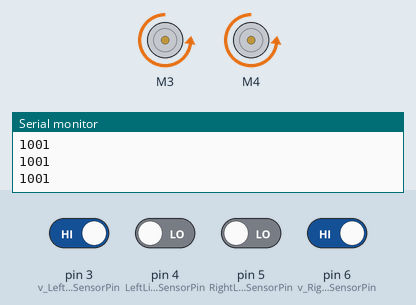
Recording of a sketch running on a simulated Arduino Uno, built with avr-gcc and run on an emulated ATmega328P. On the bench: 2 × DC motor (green arrow = forward, orange = backward, longer = faster), the last lines printed to the serial monitor. Inputs (shaded band) come from the test bench; at power-on: pin 3 (v_LeftLineSensorPin), pin 6 (v_RightLineSensorPin) HIGH, pin 4 (LeftLineSensorPin), pin 5 (RightLineSensorPin) LOW.

Above: at 3.2 s.
3.3 s: pin 3 (v_LeftLineSensorPin) driven LOW and pin 4 (LeftLineSensorPin) driven HIGH and pin 5 (RightLineSensorPin) driven HIGH and pin 6 (v_RightLineSensorPin) driven LOW
At 3.8 s:
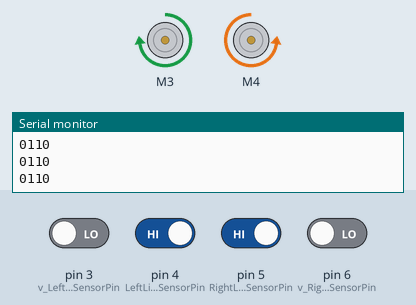
Timing chart, 0 to 6.3 s (numbered marks = the images above; inputs shaded):
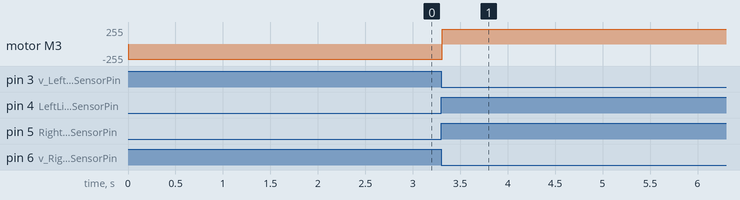

The sketch:

linetest_m110.ino
```cpp
#include <Adafruit_MotorShield.h>

Adafruit_MotorShield AFMS = Adafruit_MotorShield();
Adafruit_DCMotor *left = AFMS.getMotor(3);
Adafruit_DCMotor *right = AFMS.getMotor(4);

//linesensors pins
int v_LeftLineSensorPin = 3;
int LeftLineSensorPin = 4;
int RightLineSensorPin = 5;
int v_RightLineSensorPin = 6;

void setup() {
  // put your setup code here, to run once:
  Serial.begin(9600);

  //Pins for Line Sensors
  pinMode(v_LeftLineSensorPin,INPUT);
  pinMode(LeftLineSensorPin,INPUT);
  pinMode(RightLineSensorPin,INPUT);
  pinMode(v_RightLineSensorPin,INPUT);

  if (!AFMS.begin()) {         // create with the default frequency 1.6KHz
  // if (!AFMS.begin(1000)) {  // OR with a different frequency, say 1KHz
    Serial.println("Could not find Motor Shield. Check wiring.");
    while (1);
  }

  Serial.println("Motor Shield found.");

  //Setting speed for left and right motors
  left->setSpeed(225);
  left->run(RELEASE);

  right->setSpeed(225);
  right->run(RELEASE);

  left->run(BACKWARD);
  right->run(BACKWARD);
  delay(2000);


  Serial.println("Delay Over");
}

void loop() {
  // put your main code here, to run repeatedly:
  int junction_count = 0;
  int startFlag = 0;

  int v_leftVal = digitalRead(v_LeftLineSensorPin);
  Serial.print(v_leftVal);
  int leftVal  = digitalRead(LeftLineSensorPin);
  Serial.print(leftVal);
  int rightVal = digitalRead(RightLineSensorPin);
  Serial.print(rightVal);
  int v_rightVal = digitalRead(v_RightLineSensorPin);
  Serial.println(v_rightVal);

  if (v_leftVal == 0 && leftVal == 1 && rightVal == 1 && v_rightVal == 0){
    /* GO FORWARD */
    //left->run(FORWARD);
    //right->run(FORWARD);
    left->run(BACKWARD);
    right->run(BACKWARD);

    //Serial.println("BLACK2");}
  if (v_leftVal == 1 && leftVal == 1 && rightVal == 1 && v_rightVal == 1 ){
    startFlag = 300;
    Serial.print(startFlag,"WHITE-Junction2");
    junction_count++;
    //Serial.print("Junction Count:");
    //Serial.print(junction_count);
    left->run(FORWARD);
    right->run(BACKWARD);}
  if ((v_leftVal == 0 && (leftVal == 1 || rightVal == 1) && v_rightVal == 0)){
    junction_count++;
    //Serial.print("Junction Count");
    //Serial.print(junction_count);
    left->run(FORWARD);
    right->run(BACKWARD);
  }
}}
```

Measured:
- after the input at 3.3 s, motor M3: backward 225/255 → forward 225/255 at once
